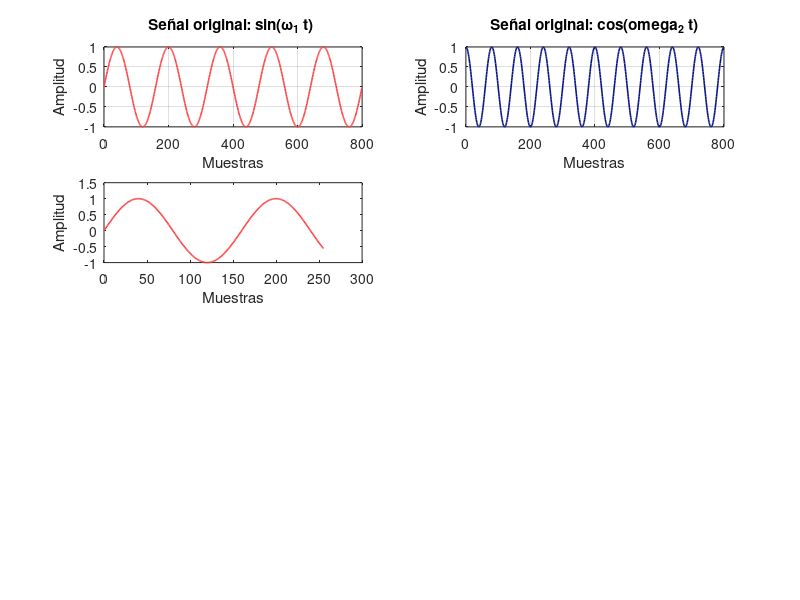

This figure's MATLAB source: (Note: this script raises an error after producing the figure.)
%% DFT - iDFT
clc, clear, close all;
Colors = [  hex2dec('fd') hex2dec('3c') hex2dec('3c');
            hex2dec('06') hex2dec('12') hex2dec('83');
            hex2dec('ff') hex2dec('b7') hex2dec('4c');
            hex2dec('13') hex2dec('8d') hex2dec('90');
            hex2dec('00') hex2dec('00') hex2dec('00')]/255;
plotPath = "../plot_out/";

N = [256, 800, 4096];
n = 0:1:800-1;
fs = 8e3;
f1 = 50;
f2 = 100;
omega_1 = 2*pi*f1/fs;
omega_2 = 2*pi*f2/fs;
x1 = sin(omega_1*n);
x2 = cos(omega_2*n);
name = "4_1_a";
figure
	subplot(4,2,1)
		plot(n, x1, "color",Colors(1,:), "linewidth",1.15)
		xlabel("Muestras")
		ylabel("Amplitud")
		title('Señal original: sin(\omega_{1} t) ', "Interpreter","tex")
		grid on
	subplot(4,2,2)
		plot(n, x2, "color",Colors(2,:), "linewidth",1.15)
		xlabel("Muestras")
		ylabel("Amplitud")
		title("Señal original: cos(\omega_{2} t)","Interpreter","tex")
		grid on
	for i = 1:1:3
		X1_temp = fft(x1, N(i));
		x1_temp = ifft(X1_temp);
		X2_temp = fft(x2, N(i));
		x2_temp = ifft(X2_temp);
		subplot(4,2,2*i +1)
			plot((0:1:N(i)-1), x1_temp, "color",Colors(1,:), "linewidth",1.15)
			xlabel("Muestras")
			ylabel("Amplitud")
			title("Señal reconstruida para N="+int2str(N(i)))
			grid on
			xlim([0, N(i)-1])
			
		subplot(4,2,2*i +2)
			plot((0:1:N(i)-1), x2_temp, "color",Colors(2,:), "linewidth",1.15)
			xlabel("Muestras")
			ylabel("Amplitud")
			title("Señal reconstruida para N="+int2str(N(i)))
			grid on
			xlim([0, N(i)-1])
	end
sgtitle('Reconstruccion de señales a partir de FFT, para diversos N') 	
cfg.PaperPositionMode = 'auto';
print(plotPath+name,'-dpdf','-bestfit');

X1 = fftshift(fft(x1));
X2 = fftshift(fft(x2));
k = ((0:1:799) - 400)*2*pi/800;
name = "4_1_b";
figure
	subplot(4,2,1)
		plot(k, abs(X1), "color",Colors(1,:), "linewidth",1.15)
		xlabel("Frecuencia normalizada \textit{rad/s}","Interpreter","latex")
		ylabel("Magnitud")
		title('Magnitud Espectro: sin(\omega_{1} t) ', "Interpreter","tex")
		grid on
		xlim([-0.2, 0.2])
	subplot(4,2,2)
		plot(k, abs(X2), "color",Colors(2,:), "linewidth",1.15)
		xlabel("Frecuencia normalizada \textit{rad/s}","Interpreter","latex")
		ylabel("Magnitud")
		title('Magnitud Espectro: cos(\omega_{2} t) ', "Interpreter","tex")
		grid on
		xlim([-0.2, 0.2])
	for i = 1:1:3
		X1_temp = fftshift(fft(x1, N(i)));
		X2_temp = fftshift(fft(x2, N(i)));
		k_temp = ((0:1:N(i)-1)-N(i)/2)*2*pi/N(i);
		subplot(4,2,2*i +1)
			plot(k_temp, abs(X1_temp), "color",Colors(1,:), "linewidth",1.15)
			xlabel("Frecuencia normalizada \textit{rad/s}","Interpreter","latex")
			ylabel("Magnitud")
			title("Magnitud FFT, N="+int2str(N(i)))
			grid on
			xlim([-0.2, 0.2])
			
		subplot(4,2,2*i +2)
			plot(k_temp, abs(X2_temp), "color",Colors(2,:), "linewidth",1.15)
			xlabel("Frecuencia normalizada \textit{rad/s}","Interpreter","latex")
			ylabel("Magnitud")
			title("Magnitud FFT, N="+int2str(N(i)))
			grid on
			xlim([-0.2, 0.2])
	end
sgtitle('Magnitud espectro de señales a partir de FFT, para diversos N') 	
cfg.PaperPositionMode = 'auto';
print(plotPath+name,'-dpdf','-bestfit');

%%  Analisis espectral
clc, clear, close all;
Colors = [  hex2dec('fd') hex2dec('3c') hex2dec('3c');
            hex2dec('06') hex2dec('12') hex2dec('83');
            hex2dec('ff') hex2dec('b7') hex2dec('4c');
            hex2dec('13') hex2dec('8d') hex2dec('90');
            hex2dec('00') hex2dec('00') hex2dec('00')]/255;
plotPath = "../plot_out/";

% Blackman N = 800
N = 800;
n = 0:1:800-1;
fs = 8e3;
f1 = 50;
f2 = 100;
omega_1 = 2*pi*f1/fs;
omega_2 = 2*pi*f2/fs;
x1 = sin(omega_1*n);
x2 = cos(omega_2*n);
w = blackman(N);
y1 = x1.*w';
y2 = x2.*w';
Y1 = fftshift(fft(y1,N));
Y2 = fftshift(fft(y2,N));
k = ((0:1:N-1)-N/2)*2*pi/N;
name = "4_2_a"
figure
	subplot(3,2,1)
		plot(n, x1,"color",Colors(1,:),"linewidth",1.15)
		xlabel("Muestras")
		ylabel("Amplitud")
		title('Señal original: sin(\omega_{1} t) ', "Interpreter","tex")
		grid on
	subplot(3,2,2)
		plot(n, x2,"color",Colors(2,:),"linewidth",1.15)
		xlabel("Muestras")
		ylabel("Amplitud")
		title("Señal original: cos(\omega_{2} t)","Interpreter","tex")
		grid on
	subplot(3,2,3)
		plot(n, y1,"color",Colors(1,:),"linewidth",1.15)
		xlabel("Muestras")
		ylabel("Amplitud")
		title('Señal enventanada: sin(\omega_{1} t) ', "Interpreter","tex")
		grid on
	subplot(3,2,4)
		plot(n, y2,"color",Colors(2,:),"linewidth",1.15)
		xlabel("Muestras")
		ylabel("Amplitud")
		title("Señal enventanada : cos(\omega_{2} t)","Interpreter","tex")
		grid on
	subplot(3,2,5)
		plot(n, ifft(fft(y1)),"color",Colors(1,:),"linewidth",1.15)
		xlabel("Muestras")
		ylabel("Amplitud")
		title('Señal enventanada - IFFT: sin(\omega_{1} t) ', "Interpreter","tex")
		grid on
	subplot(3,2,6)
		plot(n, ifft(fft(y2)),"color",Colors(2,:),"linewidth",1.15)
		xlabel("Muestras")
		ylabel("Amplitud")
		title("Señal enventanada - IFFT: cos(\omega_{2} t)","Interpreter","tex")
		grid on
	sgtitle("Señales originales y señales enventandas: Blackman L = 800");
cfg.PaperPositionMode = 'auto';
print(plotPath+name,'-dpdf','-bestfit');

name = "4_2_b"
figure
	% sin
	subplot(3,1,1)
		plot(k, abs(Y1), "color",Colors(1,:),"linewidth",1.15)
		xlabel("Frecuencia normalizada \textit{rad/s}","Interpreter","latex")
		ylabel("Magnitud")
		title("Magnitud DFT señal y1[n] = x1[n] \cdot w[n]","Interpreter","tex")
		grid on
		xlim([-pi, pi])
	subplot(3,1,2)
		plot(k, real(Y1), "color",Colors(1,:),"linewidth",1.15)
		xlabel("Frecuencia normalizada \textit{rad/s}","Interpreter","latex")
		ylabel("Amplitud")
		title("Parte real DFT señal y1[n] = x1[n] \cdot w[n]","Interpreter","tex")
		grid on
		xlim([-pi, pi])
		ylim([-200,200])
	subplot(3,1,3)
		plot(k, imag(Y1), "color",Colors(1,:),"linewidth",1.15)
		xlabel("Frecuencia normalizada \textit{rad/s}","Interpreter","latex")
		ylabel("Amplitud")
		title("Parte imaginaria DFT señal y1[n] = x1[n] \cdot w[n]","Interpreter","tex")
		grid on
		xlim([-pi, pi])
		ylim([-200,200])
cfg.PaperPositionMode = 'auto';
print(plotPath+name,'-dpdf','-bestfit');

name = "4_2_c"
figure
	% cos
	subplot(3,1,1)
		plot(k, abs(Y2), "color",Colors(2,:),"linewidth",1.15)
		xlabel("Frecuencia normalizada \textit{rad/s}","Interpreter","latex")
		ylabel("Magnitud")
		title("DFT señal y2[n] = x2[n] \cdot w[n]","Interpreter","tex")
		grid on
		xlim([-pi, pi])
	subplot(3,1,2)
		plot(k, real(Y2), "color",Colors(2,:),"linewidth",1.15)
		xlabel("Frecuencia normalizada \textit{rad/s}","Interpreter","latex")
		ylabel("Amplitud")
		title("Parte real DFT señal y2[n] = x2[n] \cdot w[n]","Interpreter","tex")
		grid on
		xlim([-pi, pi])
		ylim([-200,200])
	subplot(3,1,3)
		plot(k, imag(Y2), "color",Colors(2,:),"linewidth",1.15)
		xlabel("Frecuencia normalizada \textit{rad/s}","Interpreter","latex")
		ylabel("Amplitud")
		title("Parte imaginaria DFT señal y2[n] = x2[n] \cdot w[n]","Interpreter","tex")
		grid on
		xlim([-pi, pi])
		ylim([-200,200])
cfg.PaperPositionMode = 'auto';
print(plotPath+name,'-dpdf','-bestfit');

%%  Analisis espectral: Blackman N = 256
clc, clear, close all;
Colors = [  hex2dec('fd') hex2dec('3c') hex2dec('3c');
            hex2dec('06') hex2dec('12') hex2dec('83');
            hex2dec('ff') hex2dec('b7') hex2dec('4c');
            hex2dec('13') hex2dec('8d') hex2dec('90');
            hex2dec('00') hex2dec('00') hex2dec('00')]/255;
plotPath = "../plot_out/";

N = 256;
n = 0:1:N-1;
fs = 8e3;
f1 = 50;
f2 = 100;
omega_1 = 2*pi*f1/fs;
omega_2 = 2*pi*f2/fs;
x1 = sin(omega_1*n);
x2 = cos(omega_2*n);
w = blackman(N);
y1 = x1.*w';
y2 = x2.*w';
Y1 = fftshift(fft(y1,N));
Y2 = fftshift(fft(y2,N));
k = ((0:1:N-1)-N/2)*2*pi/N;
name = "4_2_d"
figure
	subplot(3,2,1)
		plot(n, x1,"color",Colors(1,:),"linewidth",1.15)
		xlabel("Muestras")
		ylabel("Amplitud")
		title('Señal original: sin(\omega_{1} t) ', "Interpreter","tex")
		grid on
		xlim([0, 256])
	subplot(3,2,2)
		plot(n, x2,"color",Colors(2,:),"linewidth",1.15)
		xlabel("Muestras")
		ylabel("Amplitud")
		title("Señal original: cos(\omega_{2} t)","Interpreter","tex")
		grid on
		xlim([0, 256])
	subplot(3,2,3)
		plot(n, y1,"color",Colors(1,:),"linewidth",1.15)
		xlabel("Muestras")
		ylabel("Amplitud")
		title('Señal enventanada: sin(\omega_{1} t) ', "Interpreter","tex")
		grid on
		xlim([0, 256])
	subplot(3,2,4)
		plot(n, y2,"color",Colors(2,:),"linewidth",1.15)
		xlabel("Muestras")
		ylabel("Amplitud")
		title("Señal enventanada : cos(\omega_{2} t)","Interpreter","tex")
		grid on
		xlim([0, 256])
	subplot(3,2,5)
		plot(n, ifft(fft(y1)),"color",Colors(1,:),"linewidth",1.15)
		xlabel("Muestras")
		ylabel("Amplitud")
		title('Señal enventanada - IFFT: sin(\omega_{1} t) ', "Interpreter","tex")
		grid on
		xlim([0, 256])
	subplot(3,2,6)
		plot(n, ifft(fft(y2)),"color",Colors(2,:),"linewidth",1.15)
		xlabel("Muestras")
		ylabel("Amplitud")
		title("Señal enventanada - IFFT: cos(\omega_{2} t)","Interpreter","tex")
		grid on
		xlim([0, 256])
	sgtitle("Señales originales y señales enventandas: Blackman L = 256");
cfg.PaperPositionMode = 'auto';
print(plotPath+name,'-dpdf','-bestfit');

name = "4_2_e"
figure
	% sin
	subplot(3,1,1)
		plot(k, abs(Y1), "color",Colors(1,:),"linewidth",1.15)
		xlabel("Frecuencia normalizada \textit{rad/s}","Interpreter","latex")
		ylabel("Magnitud")
		title("DFT señal y1[n] = x1[n] \cdot w[n]","Interpreter","tex")
		grid on
		xlim([-pi, pi])
	subplot(3,1,2)
		plot(k, real(Y1), "color",Colors(1,:),"linewidth",1.15)
		xlabel("Frecuencia normalizada \textit{rad/s}","Interpreter","latex")
		ylabel("Amplitud")
		title("Parte real DFT señal y1[n] = x1[n] \cdot w[n]","Interpreter","tex")
		grid on
		xlim([-pi, pi])
	subplot(3,1,3)
		plot(k, imag(Y1), "color",Colors(1,:),"linewidth",1.15)
		xlabel("Frecuencia normalizada \textit{rad/s}","Interpreter","latex")
		ylabel("Amplitud")
		title("Parte imaginaria DFT señal y1[n] = x1[n] \cdot w[n]","Interpreter","tex")
		grid on
		xlim([-pi, pi])
cfg.PaperPositionMode = 'auto';
print(plotPath+name,'-dpdf','-bestfit');

name = "4_2_f"
figure
	% cos
	subplot(3,1,1)
		plot(k, abs(Y2), "color",Colors(1,:),"linewidth",1.15)
		xlabel("Frecuencia normalizada \textit{rad/s}","Interpreter","latex")
		ylabel("Magnitud")
		title("DFT señal y2[n] = x2[n] \cdot w[n]","Interpreter","tex")
		grid on
		xlim([-pi, pi])
	subplot(3,1,2)
		plot(k, real(Y2), "color",Colors(1,:),"linewidth",1.15)
		xlabel("Frecuencia normalizada \textit{rad/s}","Interpreter","latex")
		ylabel("Amplitud")
		title("Parte real DFT señal y2[n] = x2[n] \cdot w[n]","Interpreter","tex")
		grid on
		xlim([-pi, pi])
	subplot(3,1,3)
		plot(k, imag(Y2), "color",Colors(1,:),"linewidth",1.15)
		xlabel("Frecuencia normalizada \textit{rad/s}","Interpreter","latex")
		ylabel("Amplitud")
		title("Parte imaginaria DFT señal y2[n] = x2[n] \cdot w[n]","Interpreter","tex")
		grid on
		xlim([-pi, pi])
cfg.PaperPositionMode = 'auto';
print(plotPath+name,'-dpdf','-bestfit');

%%  Analisis espectral
clc, clear, close all;
Colors = [  hex2dec('fd') hex2dec('3c') hex2dec('3c');
            hex2dec('06') hex2dec('12') hex2dec('83');
            hex2dec('ff') hex2dec('b7') hex2dec('4c');
            hex2dec('13') hex2dec('8d') hex2dec('90');
            hex2dec('00') hex2dec('00') hex2dec('00')]/255;
plotPath = "../plot_out/";

% rectwin N = 800
N = 800;
n = 0:1:800-1;
fs = 8e3;
f1 = 50;
f2 = 100;
omega_1 = 2*pi*f1/fs;
omega_2 = 2*pi*f2/fs;
x1 = sin(omega_1*n);
x2 = cos(omega_2*n);
w = rectwin(N);
y1 = x1.*w';
y2 = x2.*w';
Y1 = fftshift(fft(y1,N));
Y2 = fftshift(fft(y2,N));
k = ((0:1:N-1)-N/2)*2*pi/N;
name = "4_2_g"
figure
	subplot(3,2,1)
		plot(n, x1,"color",Colors(1,:),"linewidth",1.15)
		xlabel("Muestras")
		ylabel("Amplitud")
		title('Señal original: sin(\omega_{1} t) ', "Interpreter","tex")
		grid on
	subplot(3,2,2)
		plot(n, x2,"color",Colors(2,:),"linewidth",1.15)
		xlabel("Muestras")
		ylabel("Amplitud")
		title("Señal original: cos(\omega_{2} t)","Interpreter","tex")
		grid on
	subplot(3,2,3)
		plot(n, y1,"color",Colors(1,:),"linewidth",1.15)
		xlabel("Muestras")
		ylabel("Amplitud")
		title('Señal enventanada: sin(\omega_{1} t) ', "Interpreter","tex")
		grid on
	subplot(3,2,4)
		plot(n, y2,"color",Colors(2,:),"linewidth",1.15)
		xlabel("Muestras")
		ylabel("Amplitud")
		title("Señal enventanada : cos(\omega_{2} t)","Interpreter","tex")
		grid on
	subplot(3,2,5)
		plot(n, ifft(fft(y1)),"color",Colors(1,:),"linewidth",1.15)
		xlabel("Muestras")
		ylabel("Amplitud")
		title('Señal enventanada - IFFT: sin(\omega_{1} t) ', "Interpreter","tex")
		grid on
	subplot(3,2,6)
		plot(n, ifft(fft(y2)),"color",Colors(2,:),"linewidth",1.15)
		xlabel("Muestras")
		ylabel("Amplitud")
		title("Señal enventanada - IFFT: cos(\omega_{2} t)","Interpreter","tex")
		grid on
	sgtitle("Señales originales y señales enventandas: RectWin L = 800");
cfg.PaperPositionMode = 'auto';
print(plotPath+name,'-dpdf','-bestfit');

name = "4_2_h"
figure
	% sin
	subplot(3,1,1)
		plot(k, abs(Y1), "color",Colors(1,:),"linewidth",1.15)
		xlabel("Frecuencia normalizada \textit{rad/s}","Interpreter","latex")
		ylabel("Magnitud")
		title("Magnitud DFT señal y1[n] = x1[n] \cdot w[n]","Interpreter","tex")
		grid on
		xlim([-pi, pi])
	subplot(3,1,2)
		plot(k, real(Y1), "color",Colors(1,:),"linewidth",1.15)
		xlabel("Frecuencia normalizada \textit{rad/s}","Interpreter","latex")
		ylabel("Amplitud")
		title("Parte real DFT señal y1[n] = x1[n] \cdot w[n]","Interpreter","tex")
		grid on
		xlim([-pi, pi])
		ylim([-200,200])
	subplot(3,1,3)
		plot(k, imag(Y1), "color",Colors(1,:),"linewidth",1.15)
		xlabel("Frecuencia normalizada \textit{rad/s}","Interpreter","latex")
		ylabel("Amplitud")
		title("Parte imaginaria DFT señal y1[n] = x1[n] \cdot w[n]","Interpreter","tex")
		grid on
		xlim([-pi, pi])
		ylim([-200,200])
cfg.PaperPositionMode = 'auto';
print(plotPath+name,'-dpdf','-bestfit');

name = "4_2_i"
figure
	% cos
	subplot(3,1,1)
		plot(k, abs(Y2), "color",Colors(1,:),"linewidth",1.15)
		xlabel("Frecuencia normalizada \textit{rad/s}","Interpreter","latex")
		ylabel("Magnitud")
		title("DFT señal y2[n] = x2[n] \cdot w[n]","Interpreter","tex")
		grid on
		xlim([-pi, pi])
	subplot(3,1,2)
		plot(k, real(Y2), "color",Colors(1,:),"linewidth",1.15)
		xlabel("Frecuencia normalizada \textit{rad/s}","Interpreter","latex")
		ylabel("Amplitud")
		title("Parte real DFT señal y2[n] = x2[n] \cdot w[n]","Interpreter","tex")
		grid on
		xlim([-pi, pi])
		ylim([-200,200])
	subplot(3,1,3)
		plot(k, imag(Y2), "color",Colors(1,:),"linewidth",1.15)
		xlabel("Frecuencia normalizada \textit{rad/s}","Interpreter","latex")
		ylabel("Amplitud")
		title("Parte imaginaria DFT señal y2[n] = x2[n] \cdot w[n]","Interpreter","tex")
		grid on
		xlim([-pi, pi])
		ylim([-200,200])
cfg.PaperPositionMode = 'auto';
print(plotPath+name,'-dpdf','-bestfit');

%%  Analisis espectral: Blackman N = 256
clc, clear, close all;
Colors = [  hex2dec('fd') hex2dec('3c') hex2dec('3c');
            hex2dec('06') hex2dec('12') hex2dec('83');
            hex2dec('ff') hex2dec('b7') hex2dec('4c');
            hex2dec('13') hex2dec('8d') hex2dec('90');
            hex2dec('00') hex2dec('00') hex2dec('00')]/255;
plotPath = "../plot_out/";

N = 256;
n = 0:1:N-1;
fs = 8e3;
f1 = 50;
f2 = 100;
omega_1 = 2*pi*f1/fs;
omega_2 = 2*pi*f2/fs;
x1 = sin(omega_1*n);
x2 = cos(omega_2*n);
w = rectwin(N);
y1 = x1.*w';
y2 = x2.*w';
Y1 = fftshift(fft(y1,N));
Y2 = fftshift(fft(y2,N));
k = ((0:1:N-1)-N/2)*2*pi/N;
name = "4_2_j"
figure
	subplot(3,2,1)
		plot(n, x1,"color",Colors(1,:),"linewidth",1.15)
		xlabel("Muestras")
		ylabel("Amplitud")
		title('Señal original: sin(\omega_{1} t) ', "Interpreter","tex")
		grid on
		xlim([0, 256])
	subplot(3,2,2)
		plot(n, x2,"color",Colors(2,:),"linewidth",1.15)
		xlabel("Muestras")
		ylabel("Amplitud")
		title("Señal original: cos(\omega_{2} t)","Interpreter","tex")
		grid on
		xlim([0, 256])
	subplot(3,2,3)
		plot(n, y1,"color",Colors(1,:),"linewidth",1.15)
		xlabel("Muestras")
		ylabel("Amplitud")
		title('Señal enventanada: sin(\omega_{1} t) ', "Interpreter","tex")
		grid on
		xlim([0, 256])
	subplot(3,2,4)
		plot(n, y2,"color",Colors(2,:),"linewidth",1.15)
		xlabel("Muestras")
		ylabel("Amplitud")
		title("Señal enventanada : cos(\omega_{2} t)","Interpreter","tex")
		grid on
		xlim([0, 256])
	subplot(3,2,5)
		plot(n, ifft(fft(y1)),"color",Colors(1,:),"linewidth",1.15)
		xlabel("Muestras")
		ylabel("Amplitud")
		title('Señal enventanada - IFFT: sin(\omega_{1} t) ', "Interpreter","tex")
		grid on
		xlim([0, 256])
	subplot(3,2,6)
		plot(n, ifft(fft(y2)),"color",Colors(2,:),"linewidth",1.15)
		xlabel("Muestras")
		ylabel("Amplitud")
		title("Señal enventanada - IFFT: cos(\omega_{2} t)","Interpreter","tex")
		grid on
		xlim([0, 256])
	sgtitle("Señales originales y señales enventandas: RectWin L = 256");
cfg.PaperPositionMode = 'auto';
print(plotPath+name,'-dpdf','-bestfit');

name = "4_2_k"
figure
	% sin
	subplot(3,1,1)
		plot(k, abs(Y1), "color",Colors(1,:),"linewidth",1.15)
		xlabel("Frecuencia normalizada \textit{rad/s}","Interpreter","latex")
		ylabel("Magnitud")
		title("DFT señal y1[n] = x1[n] \cdot w[n]","Interpreter","tex")
		grid on
		xlim([-pi, pi])
	subplot(3,1,2)
		plot(k, real(Y1), "color",Colors(1,:),"linewidth",1.15)
		xlabel("Frecuencia normalizada \textit{rad/s}","Interpreter","latex")
		ylabel("Amplitud")
		title("Parte real DFT señal y1[n] = x1[n] \cdot w[n]","Interpreter","tex")
		grid on
		xlim([-pi, pi])
	subplot(3,1,3)
		plot(k, imag(Y1), "color",Colors(1,:),"linewidth",1.15)
		xlabel("Frecuencia normalizada \textit{rad/s}","Interpreter","latex")
		ylabel("Amplitud")
		title("Parte imaginaria DFT señal y1[n] = x1[n] \cdot w[n]","Interpreter","tex")
		grid on
		xlim([-pi, pi])
cfg.PaperPositionMode = 'auto';
print(plotPath+name,'-dpdf','-bestfit');

name = "4_2_l"
figure
	% cos
	subplot(3,1,1)
		plot(k, abs(Y2), "color",Colors(1,:),"linewidth",1.15)
		xlabel("Frecuencia normalizada \textit{rad/s}","Interpreter","latex")
		ylabel("Magnitud")
		title("DFT señal y2[n] = x2[n] \cdot w[n]","Interpreter","tex")
		grid on
		xlim([-pi, pi])
	subplot(3,1,2)
		plot(k, real(Y2), "color",Colors(1,:),"linewidth",1.15)
		xlabel("Frecuencia normalizada \textit{rad/s}","Interpreter","latex")
		ylabel("Amplitud")
		title("Parte real DFT señal y2[n] = x2[n] \cdot w[n]","Interpreter","tex")
		grid on
		xlim([-pi, pi])
	subplot(3,1,3)
		plot(k, imag(Y2), "color",Colors(1,:),"linewidth",1.15)
		xlabel("Frecuencia normalizada \textit{rad/s}","Interpreter","latex")
		ylabel("Amplitud")
		title("Parte imaginaria DFT señal y2[n] = x2[n] \cdot w[n]","Interpreter","tex")
		grid on
		xlim([-pi, pi])
cfg.PaperPositionMode = 'auto';
print(plotPath+name,'-dpdf','-bestfit');
